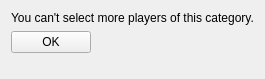
<?xml version="1.0" encoding="UTF-8"?>
<ui version="4.0">
 <class>Form</class>
 <widget class="QWidget" name="Form">
  <property name="geometry">
   <rect>
    <x>0</x>
    <y>0</y>
    <width>247</width>
    <height>79</height>
   </rect>
  </property>
  <property name="windowTitle">
   <string>Form</string>
  </property>
  <layout class="QFormLayout" name="formLayout">
   <item row="0" column="0">
    <widget class="QLabel" name="label">
     <property name="text">
      <string>You can't select more players of this category.</string>
     </property>
    </widget>
   </item>
   <item row="1" column="0">
    <widget class="QPushButton" name="pushButton">
     <property name="text">
      <string>OK</string>
     </property>
    </widget>
   </item>
  </layout>
 </widget>
 <resources/>
 <connections/>
</ui>
